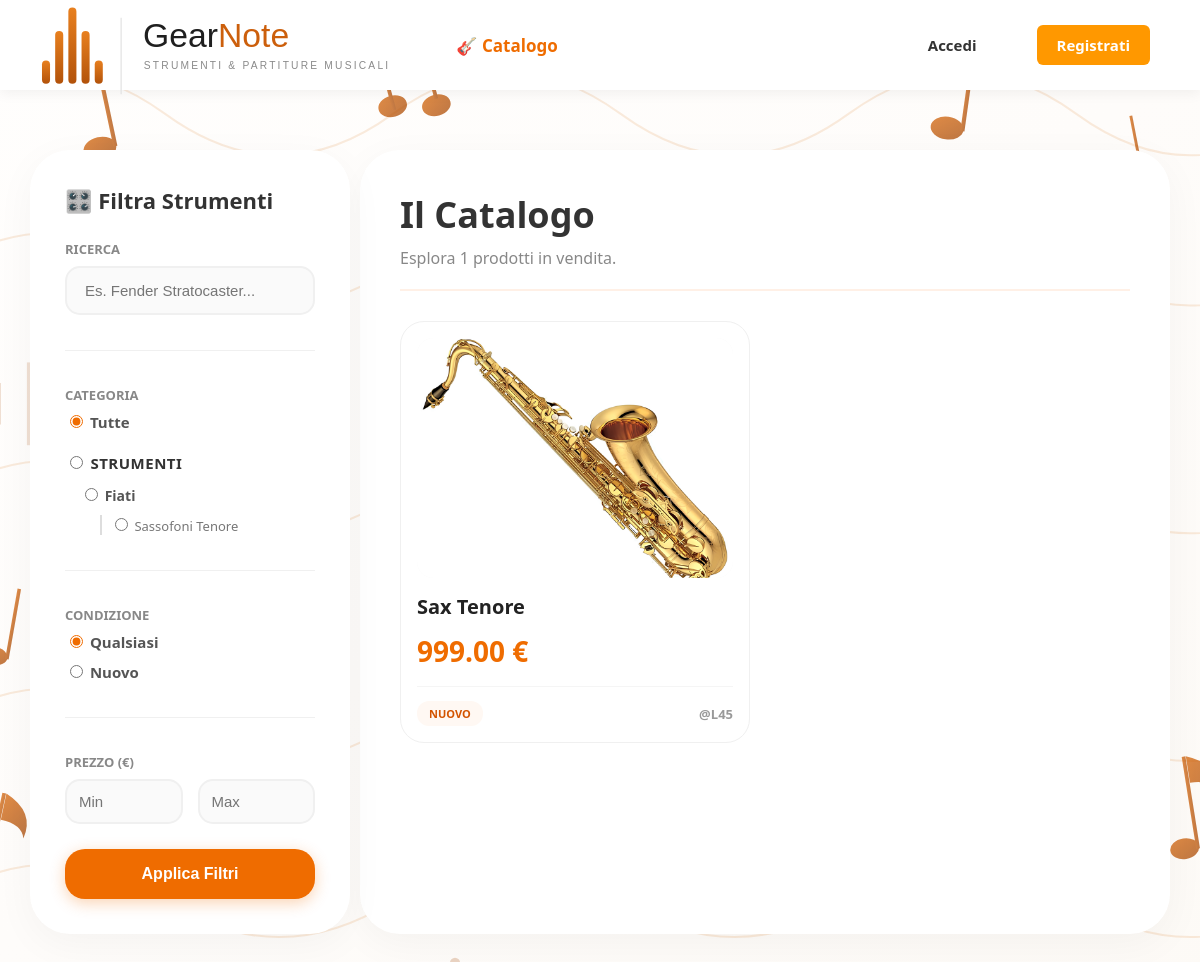
Screenshot of /catalogo/ with the database file from the repository.
### catalog/models.py (models this page shows, shortened)
class Categoria(models.Model):
    nome = models.CharField(max_length=100)
    slug = models.SlugField(unique=True, help_text="Versione URL del nome (es. 'chitarre-elettriche')")
    categoria_padre = models.ForeignKey(
        'self',
        on_delete=models.CASCADE,
        null=True,
        blank=True,
        related_name='sottocategorie'
    )
    class Meta:
        verbose_name_plural = "Categorie"
    @property
    def ha_prodotti_attivi(self):
        if self.prodotti.filter(disponibile=True).exists():
            return True
        for figlio in self.sottocategorie.all():
            if figlio.ha_prodotti_attivi:
                return True
        return False

class Condizione(models.Model):
    nome = models.CharField(max_length=50, unique=True)
    class Meta:
        verbose_name_plural = "Condizioni"

class Prodotto(models.Model):
    venditore = models.ForeignKey(User, on_delete=models.CASCADE, related_name='prodotti_in_vendita')
    categoria = models.ForeignKey(Categoria, on_delete=models.SET_NULL, null=True, related_name='prodotti')
    condizione = models.ForeignKey(Condizione, on_delete=models.PROTECT, related_name='prodotti')
    titolo = models.CharField(max_length=200)
    descrizione = models.TextField()
    prezzo = models.DecimalField(max_digits=10, decimal_places=2)
    disponibile = models.BooleanField(default=True, help_text="Togli la spunta se l'oggetto è stato venduto")
    data_inserimento = models.DateTimeField(auto_now_add=True)
    data_modifica = models.DateTimeField(auto_now=True)
    class Meta:
        ordering = ['-data_inserimento']

class ImmagineProdotto(models.Model):
    prodotto = models.ForeignKey(Prodotto, on_delete=models.CASCADE, related_name='immagini')
    immagine = models.ImageField(upload_to=path_foto_prodotto)
    principale = models.BooleanField(default=False, help_text="Usa come foto copertina")
    class Meta:
        verbose_name_plural = "Immagini Prodotti"

### catalog/views.py (the view, shortened to what this page needs)
# urls.py: path('', views.lista_prodotti, name='lista'),
def lista_prodotti(request):
    prodotti = Prodotto.objects.filter(disponibile=True)
    categorie_principali = Categoria.objects.filter(categoria_padre__isnull=True)
    condizioni = Condizione.objects.filter(prodotti__disponibile=True).distinct()
    query_ricerca = request.GET.get('q')
    prezzo_min = request.GET.get('min_prezzo')
    prezzo_max = request.GET.get('max_prezzo')
    categoria_id = request.GET.get('categoria')
    condizione_id = request.GET.get('condizione') # <--- Sostituito tag_id con condizione_id
    if query_ricerca:
        prodotti = prodotti.filter(Q(titolo__icontains=query_ricerca) | Q(descrizione__icontains=query_ricerca))
    if prezzo_min:
        prodotti = prodotti.filter(prezzo__gte=prezzo_min)
    if prezzo_max:
        prodotti = prodotti.filter(prezzo__lte=prezzo_max)
    if condizione_id:
        prodotti = prodotti.filter(condizione_id=condizione_id)
    context = {
        'prodotti': prodotti,
        'categorie_principali': categorie_principali,
        'condizioni': condizioni,          # <--- Passiamo le condizioni
        'cat_selezionata': categoria_id,
        'cond_selezionata': condizione_id, # <--- Rimosso tag
        'q': query_ricerca,
    }
    return render(request, 'catalog/lista.html', context)

### catalog/templates/catalog/lista.html (shortened to what this page needs)
{% extends 'base.html' %}
{% load static %}
{% block content %}
<link rel="stylesheet" href="{% static 'catalog/css/catalogo.css' %}">
<div class="layout-catalogo">
    <div class="bolla-filtri">
        <h3 class="filtri-titolo">🎛️ Filtra Strumenti</h3>
        <form action="" method="GET" style="display: flex; flex-direction: column; gap: 15px;">
            <div>
                <label class="filtro-label">Ricerca</label>
                <input type="text" name="q" value="{{ request.GET.q|default:'' }}" placeholder="Es. Fender Stratocaster..." class="filtro-input">
            </div>
            <div class="separatore"></div>
            <div>
                <label class="filtro-label">Categoria</label>
                <div style="display: flex; flex-direction: column; gap: 8px;">
                    <label style="font-size: 15px; color: #555; font-weight: 600; cursor: pointer; margin-bottom: 5px;">
                        <input type="radio" name="categoria" value="" {% if not request.GET.categoria %}checked{% endif %} style="accent-color: #ef6c00;"> Tutte
                    </label>
                    {% for macro in categorie_principali %}
                        {% if macro.ha_prodotti_attivi %}
                            <label style="font-size: 15px; color: #333; font-weight: 800; cursor: pointer; margin-top: 8px; text-transform: uppercase; letter-spacing: 0.5px;">
                                <input type="radio" name="categoria" value="{{ macro.id }}"
                                       style="accent-color: #ef6c00;"> {{ macro.nome }}
                            </label>
                            {% for categoria in macro.sottocategorie.all %}
                                {% if categoria.ha_prodotti_attivi %}
                                    <label style="font-size: 14px; color: #555; font-weight: 600; cursor: pointer; margin-left: 15px; margin-top: 4px;">
                                        <input type="radio" name="categoria" value="{{ categoria.id }}"
                                               style="accent-color: #ef6c00;"> {{ categoria.nome }}
                                    </label>
                                    {% for sottocategoria in categoria.sottocategorie.all %}
                                        {% if sottocategoria.ha_prodotti_attivi %}
                                            <label style="font-size: 13px; color: #777; font-weight: 500; cursor: pointer; margin-left: 35px; border-left: 2px solid #ddd; padding-left: 8px; margin-top: 2px;">
                                                <input type="radio" name="categoria" value="{{ sottocategoria.id }}"
                                                       style="accent-color: #ef6c00;"> {{ sottocategoria.nome }}
                                            </label>
                                        {% endif %}
                                    {% endfor %}
                                {% endif %}
                            {% endfor %}
                        {% endif %}
                    {% endfor %}
                </div>
            </div>
            <div class="separatore"></div>
            <div>
                <label class="filtro-label">Condizione</label>
                <div style="display: flex; flex-direction: column; gap: 10px;">
                    <label style="font-size: 15px; color: #555; font-weight: 600; cursor: pointer;">
                        <input type="radio" name="condizione" value="" {% if not request.GET.condizione %}checked{% endif %} style="accent-color: #ef6c00;"> Qualsiasi
                    </label>
                    {% for singola_condizione in condizioni %}
                        <label style="font-size: 15px; color: #555; font-weight: 600; cursor: pointer;">
                            <input type="radio" name="condizione" value="{{ singola_condizione.id }}"
                                   style="accent-color: #ef6c00;"> {{ singola_condizione.nome }}
                        </label>
                    {% endfor %}
                </div>
            </div>
            <div class="separatore"></div>
            <div>
                <label class="filtro-label">Prezzo (€)</label>
                <div style="display: flex; gap: 15px;">
                    <input type="number" name="min_prezzo" value="{{ request.GET.min_prezzo }}" placeholder="Min" class="filtro-input" style="padding: 12px;">
                    <input type="number" name="max_prezzo" value="{{ request.GET.max_prezzo }}" placeholder="Max" class="filtro-input" style="padding: 12px;">
                </div>
            </div>
            <button type="submit" class="btn-applica">Applica Filtri</button>
        </form>
    </div>
    <div class="bolla-vetrina">
        <div style="margin-bottom: 30px; padding-bottom: 20px; border-bottom: 2px solid #fff0e6; display: flex; justify-content: space-between; align-items: flex-end;">
            <div>
                <h1 style="color: #333; font-weight: 800; font-size: 36px; margin: 0;">Il Catalogo</h1>
                <p style="color: #888; font-weight: 500; margin: 8px 0 0 0; font-size: 16px;">
                    Esplora {{ prodotti|length }} prodotti in vendita.
                </p>
            </div>
        </div>
        <div class="griglia-prodotti">
            {% for prodotto in prodotti %}
                <a href="{% url 'catalog:dettaglio' prodotto.id %}" class="card-link">
                    <div class="prodotto-card">
                        <div class="img-container">
                            {% if prodotto.immagini.first %}
                                <img src="{{ prodotto.immagini.first.immagine.url }}" alt="{{ prodotto.titolo }}">
                            {% else %}
                                <span class="no-foto">No Foto</span>
                            {% endif %}
                        </div>
                        <h3 class="prodotto-titolo">{{ prodotto.titolo }}</h3>
                        <div class="prodotto-prezzo">{{ prodotto.prezzo }} €</div>
                        <div class="prodotto-footer">
                            <span class="badge-condizione">{{ prodotto.condizione.nome }}</span>
                            <span style="font-size: 13px; color: #999; font-weight: 700;">@{{ prodotto.venditore.username }}</span>
                        </div>
                    </div>
                </a>
            {% endfor %}
        </div>
    </div>
</div>
{% endblock content %}

### templates/base.html (shortened to what this page needs)
{% load static %}
<!DOCTYPE html>
<html lang="it">
<head>
    <link rel="stylesheet" href="{% static 'css/style.css' %}">
</head>
<body>
    <header class="navbar" style="display: flex; justify-content: space-between; align-items: center;">
        <div style="display: flex; align-items: center; gap: 40px;">
            <div class="logo">
                <a href="/">
                    <img src="{% static 'img/logo.svg' %}" alt="Logo GearNote" style="display: block;">
                </a>
            </div>
            <a href="{% url 'catalog:lista' %}" style="
                font-size: 17px;
                font-weight: 800;
                color: #ef6c00;
                text-decoration: none;
                display: flex;
                align-items: center;
                gap: 8px;
                padding: 8px 15px;
                border-radius: 12px;
                transition: all 0.2s ease;
            " onmouseover="this.style.backgroundColor='#fff8f3'; this.style.transform='translateY(-2px)';" onmouseout="this.style.backgroundColor='transparent'; this.style.transform='translateY(0)';">
                🎸 Catalogo
            </a>
        </div>
        <nav class="nav-links" style="display: flex; align-items: center; gap: 15px;">
            {% if user.is_authenticated %}
                <a href="{% url 'accounts:profilo' %}" style="
                    padding: 10px 20px;
                    background: white;
                    color: #ef6c00;
                    border: 2px solid #fde4d0;
                    border-radius: 12px;
                    font-weight: 700;
                    text-decoration: none;
                    transition: all 0.2s ease;
                " onmouseover="this.style.borderColor='#ef6c00'; this.style.boxShadow='0 4px 10px rgba(239, 108, 0, 0.1)';" onmouseout="this.style.borderColor='#fde4d0'; this.style.boxShadow='none';">
                    👤 Il mio Profilo
                </a>
                <form action="{% url 'accounts:logout' %}" method="post" style="display: inline;">
                    {% csrf_token %}
                    <button type="submit" class="btn-primary">Esci</button>
                </form>
            {% else %}
                <a href="{% url 'accounts:login' %}" style="text-decoration: none; color: #333; font-weight: 700; padding: 10px 15px;">Accedi</a>
                <a href="{% url 'accounts:registrati' %}" class="btn-primary">Registrati</a>
            {% endif %}
        </nav>
    </header>
    <main class="container">
        {% block content %}
        {% endblock content %}
    </main>
</body>
</html>

### static/css/style.css (style rules this page uses)
:root { --colore-sfondo: #f4f6f9; --colore-bianco: #ffffff; --testo-base: #333333; --testo-titoli: #1a1a1a; --testo-secondario: #555555; --testo-chiaro: #666666; --arancione-base: #ff9800; --arancione-scuro: #e67e22; --ombra-arancione: rgba(255, 152, 0, 0.4); --rosso-logout: #e74c3c; --rosso-logout-hover: #c0392b; --bordo-input: #dddddd; --ombra-leggera: 0 4px 12px rgba(0, 0, 0, 0.05); --ombra-scheda: 0 8px 24px rgba(0, 0, 0, 0.08); }
body { margin: 0; padding: 0; font-family: 'Segoe UI', Roboto, Helvetica, Arial, sans-serif; color: var(--testo-base); background-image: url('../img/background.svg'); background-size: cover; background-position: center; background-repeat: no-repeat; background-attachment: fixed; }
.navbar { background-color: var(--colore-bianco); box-shadow: var(--ombra-leggera); display: flex; justify-content: space-between; align-items: center; padding: 0 50px 0 20px; height: 90px; box-sizing: border-box; position: sticky; top: 0; z-index: 1000; }
.container { max-width: 1000px; margin: 40px auto; padding: 20px; }
.logo { display: flex; align-items: center; height: 100%; padding: 0; }
.logo a { display: flex; align-items: center; text-decoration: none; height: 100%; }
.logo img { height: 110px; width: auto; display: block; margin-top: 0px; transition: transform 0.2s ease-in-out; }
.nav-links { display: flex; align-items: center; }
.nav-links a { color: var(--testo-secondario); text-decoration: none; font-weight: 600; font-size: 15px; margin-left: 30px; transition: color 0.2s ease-in-out; }
.btn-primary { background-color: var(--arancione-base) !important; color: var(--colore-bianco) !important; padding: 10px 20px; border: none !important; border-radius: 6px; font-size: 15px; font-weight: bold; font-family: inherit; cursor: pointer; text-align: center; text-decoration: none !important; display: inline-block; box-sizing: border-box; transition: all 0.3s ease !important; }
a.btn-primary, a.btn-primary:link, a.btn-primary:visited, a.btn-primary:hover, a.btn-primary:active, button.btn-primary { color: var(--colore-bianco) !important; }
html { scrollbar-width: thin; scrollbar-color: var(--arancione-scuro) #f4f1ec; }

### rows the page displays
Categoria: categoria "☐ STRUMENTI", nome "STRUMENTI"
Categoria: categoria "☐ Fiati", nome "Fiati"
Categoria: categoria "☐ Sassofoni Tenore", nome "Sassofoni Tenore"
Condizione: condizione "☐ Nuovo", nome "Nuovo"
Prodotto: immagini.first.immagine (picture), titolo "Sax Tenore", prezzo "999.00", condizione.nome "NUOVO", venditore.username "L45"

### other values shown
{{ prodotti|length }} "1"
